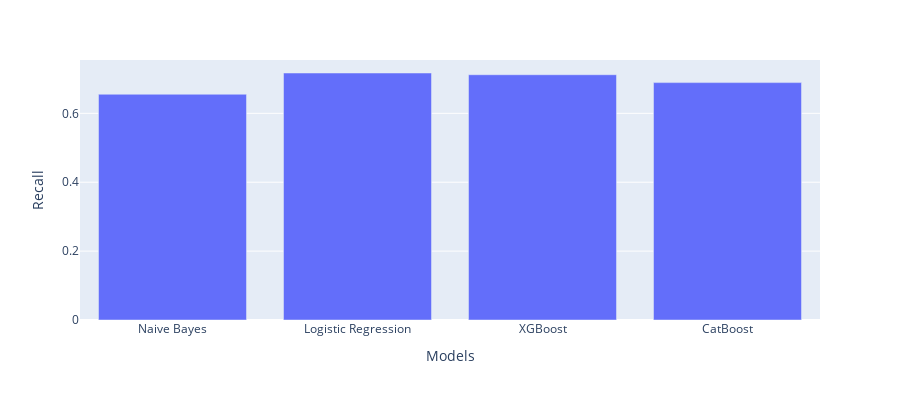

Source (notebook cell):
### Code cell
models = ['Naive Bayes', 'Logistic Regression', 'XGBoost', 'CatBoost']
recalls = [nb_recall, lr_recall, xgb_recall, cat_recall]
df = pd.DataFrame({'Model': models, 'Recall': recalls})
fig = px.bar(df, x='Model', y='Recall',
            
             labels={'Model': 'Models', 'Recall': 'Recall'}, height=400)
fig.show()

### Figure 1 — Plotly figure (JSON) as saved in the notebook; plotly's stock layout.template omitted (floating-point values rounded to 4 significant figures)
{"data": [{"alignmentgroup": "True", "hovertemplate": "Models=%{x}<br>Recall=%{y}<extra></extra>", "legendgroup": "", "marker": {"color": "#636efa", "pattern": {"shape": ""}}, "name": "", "offsetgroup": "", "orientation": "v", "showlegend": false, "textposition": "auto", "type": "bar", "x": ["Naive Bayes", "Logistic Regression", "XGBoost", "CatBoost"], "xaxis": "x", "y": [0.6554, 0.7171, 0.7122, 0.6892], "yaxis": "y"}], "layout": {"barmode": "relative", "height": 400, "legend": {"tracegroupgap": 0}, "margin": {"t": 60}, "xaxis": {"anchor": "y", "domain": [0, 1], "title": {"text": "Models"}}, "yaxis": {"anchor": "x", "domain": [0, 1], "title": {"text": "Recall"}}}}
